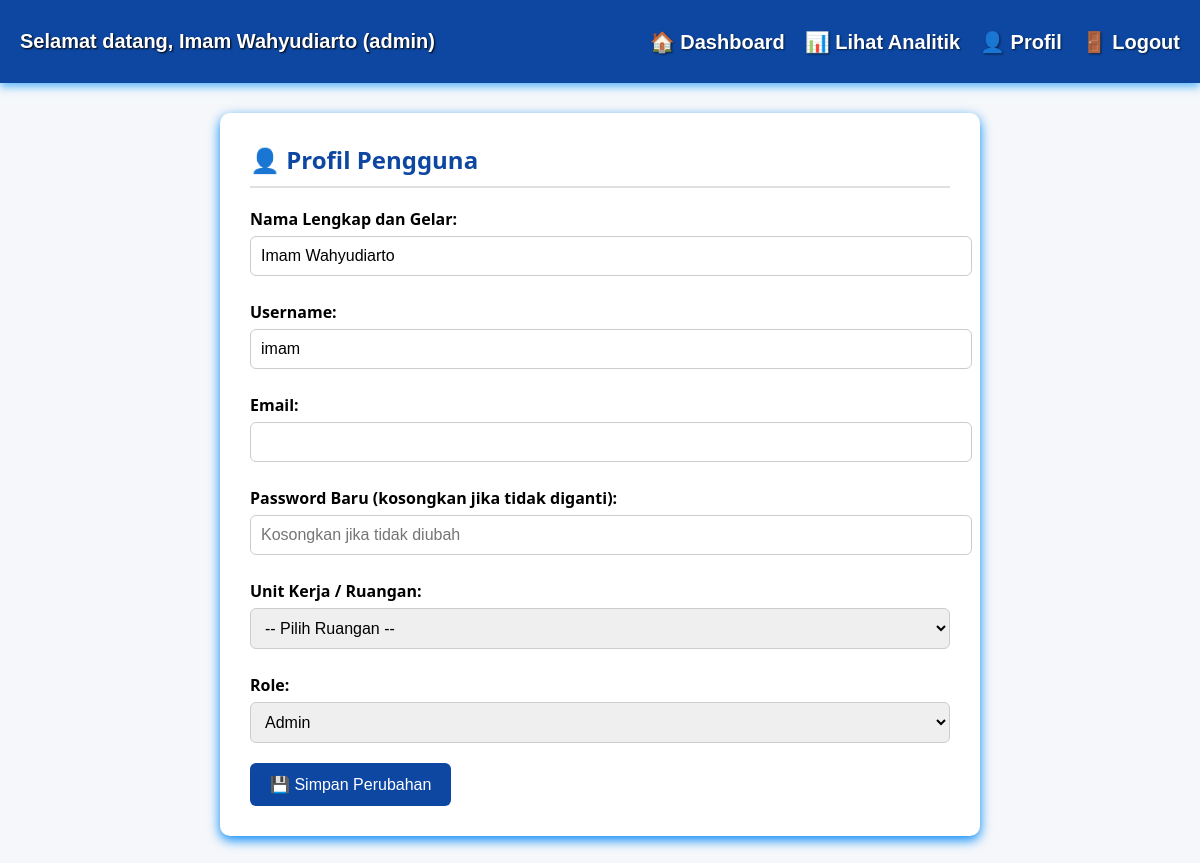
The page /profil.php (signed in) on the database its author committed.
### tables this page shows
CREATE TABLE `users` (
  `id` int(11) NOT NULL,
  `nama` varchar(100) DEFAULT NULL,
  `username` varchar(50) NOT NULL,
  `password` varchar(255) NOT NULL,
  `role` enum('admin','petugas','supervisor') NOT NULL,
  `unit` varchar(100) DEFAULT NULL
);

### profil.php (the view, shortened to what this page needs)
<?php
include 'db.php';
$id_user = $_SESSION['user_id'];
$query = mysqli_query($conn, "SELECT * FROM users WHERE id = '$id_user'");
$data = mysqli_fetch_assoc($query);
?>
<!DOCTYPE html>
<html lang="id">
<head>
</head>
<body>
    <?php include 'navbar.php'; ?>
    <div class="container">
        <h2>👤 Profil Pengguna</h2>
        <form method="POST">
            <label>Nama Lengkap dan Gelar:</label>
            <input type="text" name="nama" value="<?= htmlspecialchars($data['nama']) ?>" required>
            <label>Username:</label>
            <input type="text" name="username" value="<?= htmlspecialchars($data['username']) ?>" required>
            <label>Email:</label>
            <input type="email" name="email" value="<?= htmlspecialchars($data['email'] ?? '') ?>" required>
            <label>Password Baru (kosongkan jika tidak diganti):</label>
            <input type="password" name="password" placeholder="Kosongkan jika tidak diubah">
            <label for="unit">Unit Kerja / Ruangan:</label>
                <select name="unit" id="unit" required>
                <option value="">-- Pilih Ruangan --</option>
                </select>
            <label>Role:</label>
            <select name="role" required>
                <option value="admin" <?= $data['role'] == 'admin' ? 'selected' : '' ?>>Admin</option>
            </select>
            <button type="submit">💾 Simpan Perubahan</button>
        </form>
    </div>
</body>
</html>

### profil.php (style rules this page uses)
body { font-family: 'Segoe UI', sans-serif; background: #f5f7fa; margin: 0; padding: 0; }
.container { max-width: 700px; margin: 30px auto; background: #fff; border-radius: 10px; padding: 30px; box-shadow: 0 4px 12px rgba(0, 136, 248, 1); }
h2 { margin-top: 0; color: #0d47a1; font-size: 24px; border-bottom: 2px solid #e0e0e0; padding-bottom: 10px; }
label { display: block; margin-bottom: 6px; font-weight: 600; margin-top: 15px; }
input, select { width: 100%; padding: 10px; margin-bottom: 10px; border-radius: 6px; border: 1px solid #ccc; font-size: 16px; }
button { background-color: #0d47a1; color: #fff; border: none; padding: 12px 20px; font-size: 16px; border-radius: 6px; cursor: pointer; margin-top: 10px; }

### rows shown on the page
users: nama "Imam Wahyudiarto", username "imam", role "Admin"

### other values the page prints
$_SESSION['nama'] "Imam Wahyudiarto"
$_SESSION['role'] "admin"
